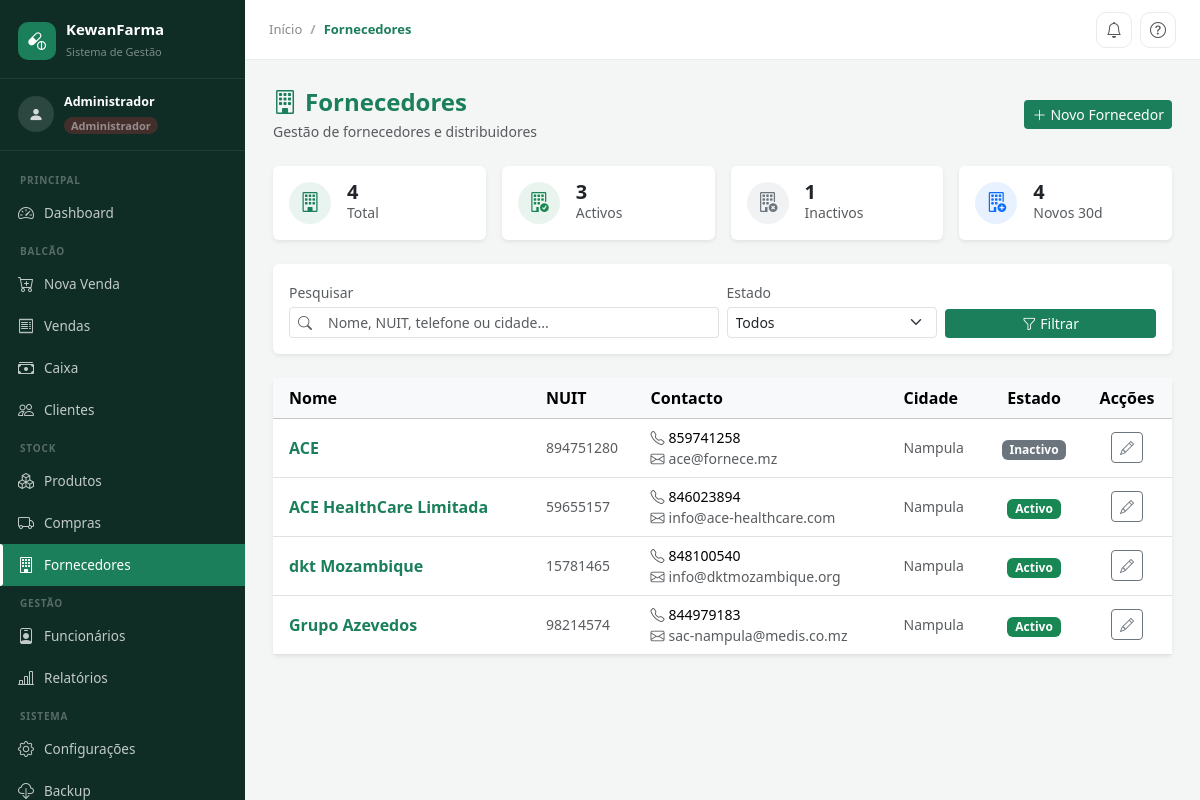
The app's page /fornecedores (signed in) with its own data.
### tables this page shows
CREATE TABLE `fornecedores` (
  `id` int(10) unsigned NOT NULL AUTO_INCREMENT,
  `nome` varchar(150) NOT NULL,
  `nuit` varchar(20) DEFAULT NULL,
  `telefone` varchar(20) DEFAULT NULL,
  `email` varchar(180) DEFAULT NULL,
  `endereco` varchar(255) DEFAULT NULL,
  `cidade` varchar(80) DEFAULT NULL,
  `pais` varchar(80) NOT NULL DEFAULT 'Moçambique',
  `ativo` tinyint(1) NOT NULL DEFAULT 1,
  `criado_em` timestamp NOT NULL DEFAULT current_timestamp(),
  `actualizado_em` timestamp NOT NULL DEFAULT current_timestamp() ON UPDATE current_timestamp(),
  PRIMARY KEY (`id`),
  UNIQUE KEY `uq_fornecedores_nuit` (`nuit`),
  KEY `idx_fornecedores_ativo` (`ativo`)
);

### app/Controllers/FornecedorController.php (called while the page is built, shortened)
<?php
class FornecedorController
{
    private Fornecedor $model;
    public function __construct()
    {
        $this->model = new Fornecedor();
    }
    public function index(): void
    {
        $q      = trim($_GET['q']     ?? '');
        $status = $_GET['status']      ?? '';
        $page   = max(1, (int)($_GET['page'] ?? 1));
        $paginacao = $this->model->listar($q, $status, $page, 20);
        $stats     = $this->model->estatisticas();
        View::render('fornecedores.index', [
            'titulo'     => 'Fornecedores',
            'activePage' => 'fornecedores',
            'breadcrumb' => ['Fornecedores' => null],
            'paginacao'  => $paginacao,
            'stats'      => $stats,
            'q'          => $q,
            'status'     => $status,
            'flash_sucesso' => $_SESSION['flash_sucesso'] ?? null,
            'flash_erro'    => $_SESSION['flash_erro']    ?? null,
        ]);
    }
}

### core/App.php (called while the page is built, shortened)
<?php
class App {
    public static function run(): void {
        $router = new Router();
        $url    = $_GET['url'] ?? '/';
        $method = $_SERVER['REQUEST_METHOD'];
        $router->dispatch('/' . trim($url, '/'), $method);
    }
}

### public/index.php (called while the page is built, shortened)
<?php
\Core\App::run();

### core/Database.php (called while the page is built, shortened)
<?php
class Database {
    private static ?PDO $instance = null;
    public static function getInstance(): PDO {
        if (self::$instance === null) {
            $dsn = sprintf(
                'mysql:host=%s;port=%s;dbname=%s;charset=utf8mb4',
                $_ENV['DB_HOST'], $_ENV['DB_PORT'], $_ENV['DB_NAME']
            );
            try {
                self::$instance = new PDO($dsn, $_ENV['DB_USER'], $_ENV['DB_PASS'], [
                    PDO::ATTR_ERRMODE            => PDO::ERRMODE_EXCEPTION,
                    PDO::ATTR_DEFAULT_FETCH_MODE => PDO::FETCH_ASSOC,
                    PDO::ATTR_EMULATE_PREPARES   => false,
                ]);
            } catch (PDOException $e) {
                error_log('DB Error: ' . $e->getMessage());
                die(json_encode(['erro' => 'Falha na ligação ao banco de dados.']));
            }
        }
        return self::$instance;
    }
}

### app/Models/Fornecedor.php (called while the page is built, shortened)
<?php
class Fornecedor extends BaseModel
{
    public function listar(string $q = '', string $status = '', int $page = 1, int $perPage = 20): array
    {
        $where  = ['1=1'];
        $params = [];
        $whereStr = implode(' AND ', $where);
        $offset   = ($page - 1) * $perPage;
        $total = $this->db->prepare("SELECT COUNT(*) FROM fornecedores WHERE $whereStr");
        $total->execute($params);
        $stmt = $this->db->prepare("
            SELECT * FROM fornecedores
            WHERE $whereStr
            ORDER BY nome ASC
            LIMIT $perPage OFFSET $offset
        ");
        $stmt->execute($params);
        return [
            'data'         => $stmt->fetchAll(),
            'total'        => (int)$total->fetchColumn(),
            'current_page' => $page,
            'last_page'    => max(1, (int)ceil($total->fetchColumn() / $perPage)),
            'per_page'     => $perPage,
        ];
    }
}

### core/BaseModel.php (called while the page is built, shortened)
<?php
abstract class BaseModel {
    public function __construct() {
        $this->db = Database::getInstance();
    }
}

### app/Views/fornecedores/index.php (the view, shortened to what this page needs)
<?php
$APP = $_ENV['APP_URL'] ?? '';
?>
<div class="d-flex align-items-center justify-content-between mb-4 flex-wrap gap-2">
  <div>
    <h1 class="h4 fw-bold mb-0" style="color:var(--kf-primary)">
      <i class="bi bi-building me-2"></i>Fornecedores
    </h1>
    <p class="text-muted small mb-0 mt-1">Gestão de fornecedores e distribuidores</p>
  </div>
  <a href="<?= $APP ?>/fornecedores/novo" class="btn btn-sm" style="background:var(--kf-primary);color:#fff;border:none">
    <i class="bi bi-plus-lg me-1"></i>Novo Fornecedor
  </a>
</div>
<div class="row g-3 mb-4">
  <?php
  $cards = [
    ['Total',      $stats['total'],      'bi-building',       '#1a7f5a'],
    ['Activos',    $stats['activos'],    'bi-building-check', '#198754'],
    ['Inactivos',  $stats['inactivos'],  'bi-building-x',     '#6c757d'],
    ['Novos 30d',  $stats['novos_mes'],  'bi-building-add',   '#0d6efd'],
  ];
  foreach ($cards as [$lbl, $val, $icon, $cor]):
  ?>
  <div class="col-6 col-md-3">
    <div class="card border-0 shadow-sm h-100">
      <div class="card-body d-flex align-items-center gap-3 p-3">
        <div class="rounded-circle d-flex align-items-center justify-content-center flex-shrink-0"
             style="width:42px;height:42px;background:<?= $cor ?>18">
          <i class="bi <?= $icon ?> fs-5" style="color:<?= $cor ?>"></i>
        </div>
        <div>
          <div class="fw-bold fs-5 lh-1"><?= $val ?></div>
          <div class="text-muted small"><?= $lbl ?></div>
        </div>
      </div>
    </div>
  </div>
  <?php endforeach; ?>
</div>
<div class="card border-0 shadow-sm mb-4">
  <div class="card-body p-3">
    <form method="GET" class="row g-2 align-items-end">
      <div class="col-12 col-md-6">
        <label class="form-label small mb-1 text-muted">Pesquisar</label>
        <div class="input-group input-group-sm">
          <span class="input-group-text bg-white"><i class="bi bi-search text-muted"></i></span>
          <input type="text" name="q" class="form-control form-control-sm border-start-0"
                 placeholder="Nome, NUIT, telefone ou cidade..."
                 value="<?= htmlspecialchars($q) ?>">
        </div>
      </div>
      <div class="col-6 col-md-3">
        <label class="form-label small mb-1 text-muted">Estado</label>
        <select name="status" class="form-select form-select-sm">
          <option value="">Todos</option>
        </select>
      </div>
      <div class="col-6 col-md-3 d-flex gap-2">
        <button type="submit" class="btn btn-sm flex-fill" style="background:var(--kf-primary);color:#fff;border:none">
          <i class="bi bi-funnel me-1"></i>Filtrar
        </button>
      </div>
    </form>
  </div>
</div>
<div class="card border-0 shadow-sm">
  <div class="card-body p-0">
    <?php if (empty($paginacao['data'])): ?>
    <div class="text-center py-5">
      <i class="bi bi-building text-muted" style="font-size:3rem"></i>
      <p class="text-muted mt-3 mb-1">Nenhum fornecedor encontrado.</p>
      <a href="<?= $APP ?>/fornecedores/novo" class="btn btn-sm mt-2" style="background:var(--kf-primary);color:#fff;border:none">
        <i class="bi bi-plus-lg me-1"></i>Registar primeiro fornecedor
      </a>
    </div>
    <?php else: ?>
    <div class="table-responsive">
      <table class="table table-hover align-middle mb-0">
        <thead class="table-light">
          <tr>
            <th class="ps-3">Nome</th>
            <th>NUIT</th>
            <th>Contacto</th>
            <th>Cidade</th>
            <th class="text-center">Estado</th>
            <th class="text-center" style="width:90px">Acções</th>
          </tr>
        </thead>
        <tbody>
          <?php foreach ($paginacao['data'] as $f): ?>
          <tr>
            <td class="ps-3">
              <a href="<?= $APP ?>/fornecedores/<?= $f['id'] ?>"
                 class="fw-semibold text-decoration-none" style="color:var(--kf-primary)">
                <?= htmlspecialchars($f['nome']) ?>
              </a>
            </td>
            <td class="text-muted small"><?= htmlspecialchars($f['nuit'] ?? '—') ?></td>
            <td>
              <?php if ($f['telefone']): ?>
              <div class="small"><i class="bi bi-telephone me-1 text-muted"></i><?= htmlspecialchars($f['telefone']) ?></div>
              <?php endif; ?>
              <?php if ($f['email']): ?>
              <div class="small text-muted"><i class="bi bi-envelope me-1"></i><?= htmlspecialchars($f['email']) ?></div>
              <?php endif; ?>
            </td>
            <td class="text-muted small"><?= htmlspecialchars($f['cidade'] ?? '—') ?></td>
            <td class="text-center">
              <span class="badge bg-<?= $f['ativo'] ? 'success' : 'secondary' ?>">
                <?= $f['ativo'] ? 'Activo' : 'Inactivo' ?>
              </span>
            </td>
            <td class="text-center">
              <a href="<?= $APP ?>/fornecedores/<?= $f['id'] ?>/editar"
                 class="btn btn-sm btn-outline-secondary" title="Editar">
                <i class="bi bi-pencil"></i>
              </a>
            </td>
          </tr>
          <?php endforeach; ?>
        </tbody>
      </table>
    </div>
    <?php endif; ?>
  </div>
</div>

### core/Router.php (shortened to what this page needs)
<?php
class Router {
    private array $routes = [];
    public function get(string $path, array $action): void {
        $this->routes['GET'][$path] = $action;
    }
    public function post(string $path, array $action): void {
        $this->routes['POST'][$path] = $action;
    }
    public function dispatch(string $url, string $method): void {
        $url    = rtrim($url, '/') ?: '/';
        $method = strtoupper($method);
        foreach ($this->routes[$method] ?? [] as $pattern => $action) {
            $regex = preg_replace('/\{(\w+)\}/', '(?P<$1>[^/]+)', $pattern);
            if (preg_match('#^' . $regex . '$#', $url, $matches)) {
                $params = array_filter($matches, 'is_string', ARRAY_FILTER_USE_KEY);
                [$controllerName, $methodName] = $action;
                (new $class)->{$methodName}(...array_values($params));
                return;
            }
        }
    }
}

### app/Views/layouts/base.php (style rules this page uses)
:root { --kf-primary: #1a7f5a; --kf-primary-dark: #0d5c41; --kf-primary-light: #e8f5f0; --kf-sidebar-bg: #0f2d24; --kf-sidebar-hover: #1a4a35; --kf-sidebar-active:#1a7f5a; --kf-sidebar-text: rgba(255,255,255,.75); --kf-sidebar-width: 245px; --kf-header-h: 60px; }
*, *::before, *::after { box-sizing: border-box; margin: 0; padding: 0; }
body { font-family: 'Segoe UI', system-ui, sans-serif; background: #f4f6f5; color: #1a2e27; min-height: 100vh; }

### records on screen
fornecedores: nome "ACE", nuit "894751280", telefone "859741258", email "ace@fornece.mz", cidade "Nampula", ativo "Inactivo"
fornecedores: nome "ACE HealthCare Limitada", nuit "59655157", telefone "846023894", email "info@ace-healthcare.com", cidade "Nampula", ativo "Activo"
fornecedores: nome "dkt Mozambique", nuit "15781465", telefone "848100540", email "info@dktmozambique.org", cidade "Nampula", ativo "Activo"
fornecedores: nome "Grupo Azevedos", nuit "98214574", telefone "844979183", email "sac-nampula@medis.co.mz", cidade "Nampula", ativo "Activo"

### other values on screen
$label "Fornecedores"
$val "4"
$lbl "Total"
$val "3"
$lbl "Activos"
$val "1"
$lbl "Inactivos"
$lbl "Novos 30d"
